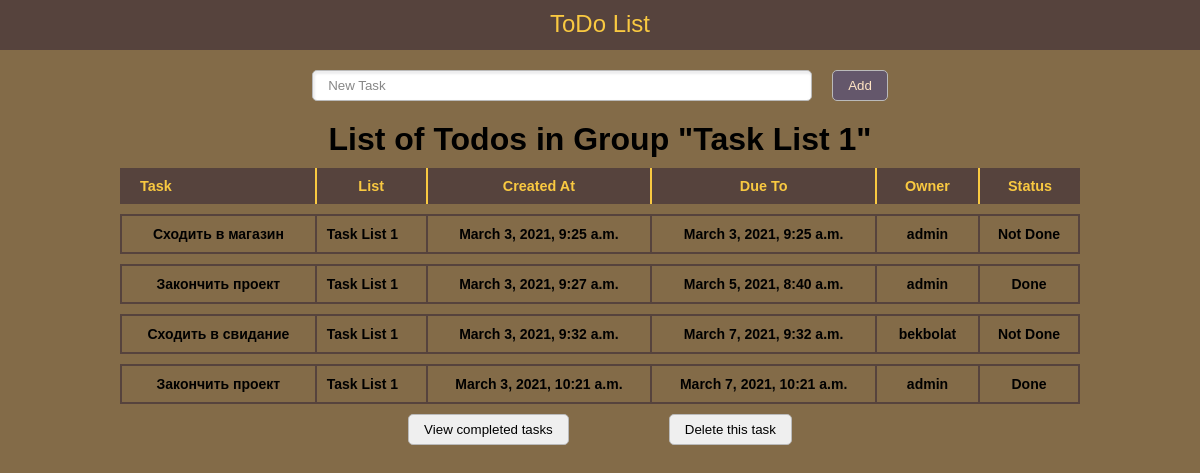
The page /1 on the database its author committed.
### main/models.py (models this page shows, shortened)
class TaskGroup(models.Model):
    name = models.CharField(verbose_name='Название группы',
                            max_length=100)
    class Meta:
        verbose_name = 'Группа задач'
        verbose_name_plural = 'Группы задач'
    def __str__(self):
        return self.name

class Task(models.Model):
    DONE_CHOICE = (
        (True, "Закончено"),
        (False, "В прогрессе")
    )
    group = models.ForeignKey(TaskGroup, on_delete=models.CASCADE, verbose_name='Группа задачи')
    owner = models.ForeignKey(User, on_delete=models.CASCADE, verbose_name='Владелец задачи')
    title = models.CharField(max_length=100, verbose_name="Название задачи")
    created = models.DateTimeField(verbose_name='Дата создания', auto_now_add=True)
    due_on = models.DateTimeField(verbose_name='Дата выполнение')
    done = models.BooleanField(choices=DONE_CHOICE, verbose_name='Статус', default=False)
    class Meta:
        verbose_name = 'Задача'
        verbose_name_plural = 'Задачи'
        ordering = ['created']

### main/views.py (the view)
# urls.py: path('', index),
def index(request, group_key=""):
    group = TaskGroup
    try:
        if group_key:
            group = TaskGroup.objects.get(id=group_key)
            context = {
                'todos': Task.objects.all().filter(group=group_key),
                'group': group
            }
        else:
            context = {
                'todos': Task.objects.all(),
                'group': 'All'
            }
    except TaskGroup.DoesNotExist:
        context = {
            'todos': Task.objects.all(),
            'group': 'All'
        }
    return render(request, template_name='todos.html', context=context)

### main/templates/todos.html
{% extends "index.html" %}
{%block body%}
    <h1 class="list">List of Todos in Group "{{ group }}"</h1>
    <div class="todos">
        <table class="to-do-items">
            <tr>
                <th>Task</th>
                <th>List</th>
                <th>Created At</th>
                <th>Due To</th>
                <th>Owner</th>
                <th>Status</th>
            </tr>
            {% for todo in todos %}
            <tr>
                <td>{{ todo.title }} </td>
                <td>{{ todo.group }} </td>
                <td>{{ todo.created }}</td>
                <td>{{ todo.due_on }}</td>
                <td>{{ todo.owner }}</td>
                <td>{% if todo.done %} Done
                {% else %}
                    Not Done
                {% endif %}</td>
            </tr>
            {% endfor %}
        </table>
    </div>
{% endblock %}

### main/static/index.css (style rules this page uses)
* { padding: 0; margin: 0; box-sizing: border-box; font-family: Helvetica, sans-serif; }
body { background-color: #836b48; }
.list { margin-top: 20px; text-align: center; }
::placeholder { color: rgb(135, 135, 135); }
.to-do-items { width: 80%; border-spacing: 0 10px; font-family: 'Open Sans', sans-serif; font-weight: bold; }
.to-do-items th { padding: 10px 20px; background: #56433D; color: #F9C941; border-right: 2px solid; font-size: 0.9em; }
.to-do-items th:first-child { text-align: left; }
.to-do-items th:last-child { border-right: none; }
.to-do-items td { vertical-align: middle; padding: 10px; font-size: 14px; text-align: center; border-top: 2px solid #56433D; border-bottom: 2px solid #56433D; border-right: 2px solid #56433D; }
.to-do-items td:first-child { border-left: 2px solid #56433D; border-right: 2px solid #56433D; }
.to-do-items td:nth-child(2) { text-align: left; }
.todos { width: 100%; display: flex; justify-content: center; }

### rows shown on the page
TaskGroup: name "Task List 1"
Task: title "Сходить в магазин", group "Task List 1", created "March 3, 2021, 9:25 a.m.", due_on "March 3, 2021, 9:25 a.m.", owner "admin", done "Not Done"
Task: title "Закончить проект", group "Task List 1", created "March 3, 2021, 9:27 a.m.", due_on "March 5, 2021, 8:40 a.m.", owner "admin", done "Done"
Task: title "Сходить в свидание", group "Task List 1", created "March 3, 2021, 9:32 a.m.", due_on "March 7, 2021, 9:32 a.m.", owner "bekbolat", done "Not Done"
Task: title "Закончить проект", group "Task List 1", created "March 3, 2021, 10:21 a.m.", due_on "March 7, 2021, 10:21 a.m.", owner "admin", done "Done"
